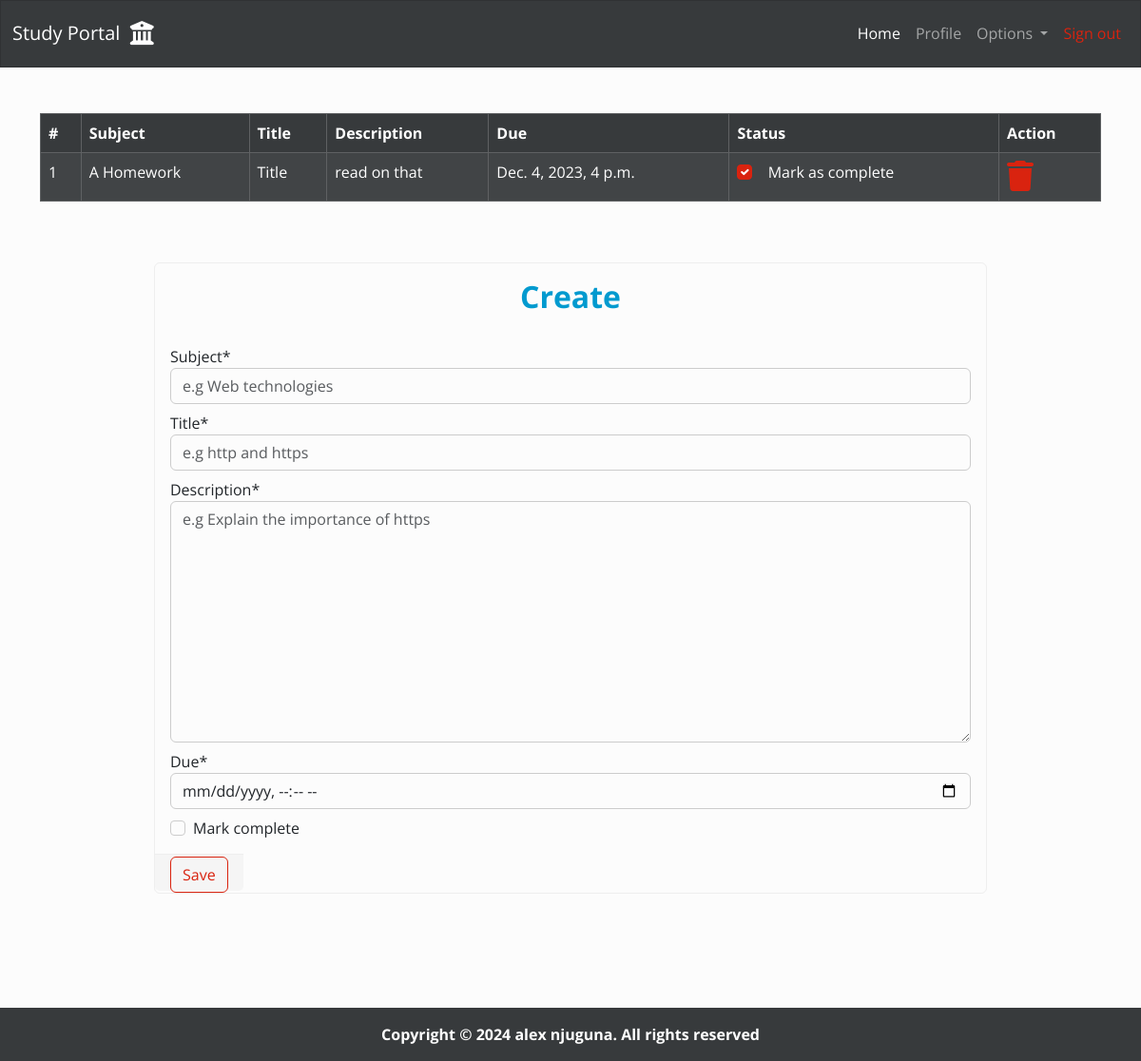
Before: /homework/ (signed in) with the older database file.
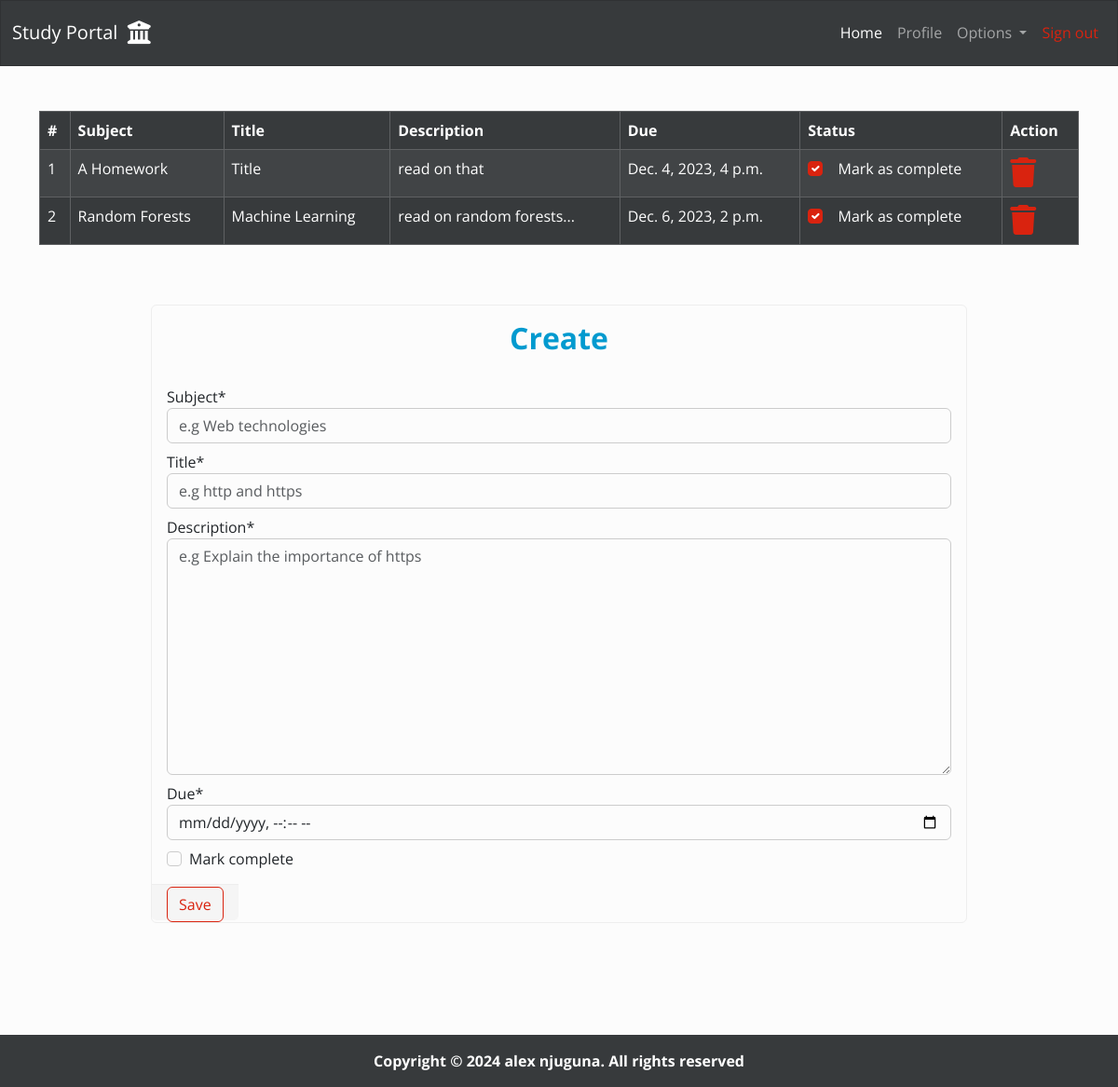
After: the same page with the newer database file.
### homework/models.py (models this page shows, shortened)
class Homework(models.Model):
    user = models .ForeignKey(User, on_delete=models.CASCADE)
    subject = models.CharField(max_length=50)
    title = models.CharField(max_length=100)
    description = models.TextField()
    due = models.DateTimeField()
    is_finished = models.BooleanField(default=False)

### homework/views.py (the view)
# urls.py: path("", views.home, name="home"),
@login_required
def home(request):
    if request.method == "POST":
        form = AddHomeworkForm(request.POST)
        if form.is_valid():
            user = request.user
            subject = form.cleaned_data.get("subject")
            title = form.cleaned_data.get("title")
            description = form.cleaned_data.get("description")
            due = form.cleaned_data.get("due")
            finished = form.cleaned_data.get("is_finished")
            homework = Homework(user=user, subject=subject, title=title,
                                description=description, due=due, is_finished=finished)
            homework.save()
            messages.success(request, f"Homework: {title.upper()} added successfully")
            return redirect("homework:home")
    else:
        form = AddHomeworkForm()
    homeworks = Homework.objects.filter(user=request.user)
    return render(request, "homework/home.html", {
        "title": "homework",
        "homeworks": homeworks,
        "form": form
    })

### homework/forms.py
class AddHomeworkForm(forms.ModelForm):
    class Meta:
        model = Homework
        fields = ["subject", "title", "description", "due", "is_finished"]
        labels={
            "is_finished": "Mark complete"
        }
        widgets = {
            "subject": forms.TextInput(attrs={
                "class": "form-control mb-2",
                "placeholder": "e.g Web technologies"
            }),
            "title": forms.TextInput(attrs={
                "class": "form-control mb-2",
                "placeholder": "e.g http and https"
            }),
            "description": forms.Textarea(attrs={
                "class": "form-control mb-2",
                "placeholder": "e.g Explain the importance of https"
            }),
            "due": forms.DateTimeInput(attrs={
                "class": "form-control mb-2",
                "type": "datetime-local"
            }),
            "is_finished": forms.CheckboxInput(attrs={
                "class": "mt-1"
            }),
        }

### homework/templates/homework/home.html (shortened to what this page needs)
{% extends 'dashboard/base.html' %}
{% load crispy_forms_tags %}
{% block content %}
    {% if homeworks %}
        <div class="container-md mt-5">
            <div class="table-responsive">
                <table class="table  table-striped table-bordered table-hover table-dark">
                    <thead>
                        <tr class="text-capitalize">
                            <th>#</th>
                            <th>subject</th>
                            <th>title</th>
                            <th>description</th>
                            <th>due</th>
                            <th>status</th>
                            <th>action</th>
                        </tr>
                    </thead>
                    <tbody>
                        {% for homework in homeworks %}
                        <tr>
                            <td>{{ forloop.counter }}</td>
                            <td class="text-capitalize">{{ homework.subject }}</td>
                            <td class="text-capitalize">{{ homework.title }}</td>
                            <td>{{ homework.description }}</td>
                            <td>{{ homework.due }}</td>
                            <td>
                                <a class="text-decoration-none" href="{% url 'homework:update_homework' homework.id %}">
                                    <div class="form-check">
                                        {% if homework.is_finished == True %}
                                        <input type="checkbox" class="form-check-input" checked>
                                        {% else %}
                                        <input type="checkbox" class="form-check-input">
                                        {% endif %}
                                        <label class="text-light" for="status">Mark as complete</label>
                                    </div>
                                </a>
                            </td>
                            <td class="text-danger">
                                <a class="text-decoration-none" href="{% url 'homework:delete_homework' homework.id %}">
                                    <i class="fa-solid fa-trash fa-2x"></i>
                                </a>
                            </td>
                        </tr>
                        {% endfor %}
                    </tbody>
                </table>
            </div>
        </div>
    {% else %}
        <h3 class="alert alert-info">No homeworks added yet</h3>
    {% endif %}
    <div class="container-sm mt-5 w-75" style="margin-bottom: 120px;">
        <div class="card">
            <fieldset>
                <legend class="card-title text-center text-info mt-3">
                    <h2 class="fw-bold fs-2">Create</h2>
                </legend>
            </fieldset>
            <form class="form-group" action="" method="post" autocomplete="off">
                <fieldset class="card-body">
                    {{ form|crispy }}
                </fieldset>
                <fieldest class="card-footer mt-auto">
                    <button class="btn btn-outline-primary text-center" type="submit">
                        Save
                    </button>
                </fieldest>
            </form>
        </div>
    </div>
{% endblock content %}

### dashboard/templates/dashboard/base.html (shortened to what this page needs)
{% load static %}
<!DOCTYPE html>
<html lang="en">
<head>
    <link rel="stylesheet" href="{% static 'dashboard/css/bootstrap.min.css' %}">
    <link rel="stylesheet" href="{% static 'dashboard/css/home_style.css' %}">
    <link rel="stylesheet" href="https://cdnjs.cloudflare.com/ajax/libs/font-awesome/6.4.2/css/all.min.css"
 />
</head>
<body>
    {% include 'navbar.html' %}
    {% block content %}
    {% endblock content %}
    <div class="footer-wrapper mt-auto">
        <footer class="bg-dark text-center text-light py-3">
            <p class="mb-0"><strong>Copyright &copy; {% now "Y" %} alex njuguna. All rights reserved</strong></p>
        </footer>
    </div>
</body>
</html>

### dashboard/templates/navbar.html (shortened to what this page needs)
<nav class="navbar navbar-expand-lg navbar-dark bg-dark">
    <div class="container-fluid">
        <a class="navbar-brand" href="{% url 'dashboard:home' %}">
            Study Portal &nbsp;<i class="fa-solid fa-building-columns fa-lg"></i>
        </a>
        <div class="collapse navbar-collapse" id="navbarColor02">
            <ul class="navbar-nav ms-auto mb-2 mb-lg-0">
                <li class="nav-item">
                    <a class="nav-link active" aria-current="page" href="{% url 'dashboard:home' %}">Home</a>
                </li>
                {% if user.is_authenticated %}
                    <li class="nav-item">
                        <a class="nav-link" href="{% url 'dashboard:profile' %}">Profile</a>
                    </li>
                    <li class="nav-item dropdown">
                        <a class="nav-link dropdown-toggle" href="#" id="navbarDropdown" role="button" data-bs-toggle="dropdown"
                            aria-expanded="false">
                            Options
                        </a>
                    </li>
                    <li class="nav-item">
                        <a class="nav-link text-primary" href="{% url 'dashboard:signout' %}">Sign out</a>
                    </li>
                {% else %}
                    <li class="nav-item">
                        <a class="nav-link text-success" href="{% url 'dashboard:login' %}">Sign in</a>
                    </li>
                {% endif %}
            </ul>
        </div>
    </div>
</nav>

### dashboard/static/dashboard/css/home_style.css (style rules this page uses)
body { display: flex; flex-direction: column; min-height: 100vh; }
.footer-wrapper { margin-top: auto; }

Changed rows visible on the page:
added Homework: subject "Random Forests", title "Machine Learning", description "read on random forests...", due "Dec. 6, 2023, 2 p.m."
